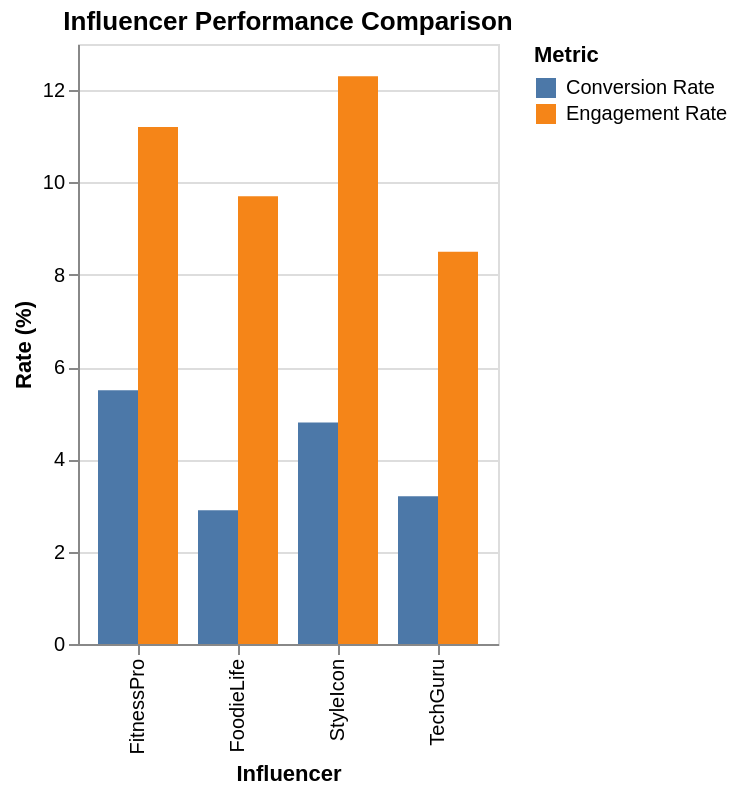

The Vega-Lite source for this figure:
### Vega-Lite specification from a JSON file in a GitHub repository (floating-point values rounded to 4 significant figures)
{"$schema": "https://vega.github.io/schema/vega-lite/v5.json", "description": "Influencer performance metrics", "data": {"values": [{"influencer": "TechGuru", "metric": "Engagement Rate", "value": 8.5}, {"influencer": "TechGuru", "metric": "Conversion Rate", "value": 3.2}, {"influencer": "StyleIcon", "metric": "Engagement Rate", "value": 12.3}, {"influencer": "StyleIcon", "metric": "Conversion Rate", "value": 4.8}, {"influencer": "FoodieLife", "metric": "Engagement Rate", "value": 9.7}, {"influencer": "FoodieLife", "metric": "Conversion Rate", "value": 2.9}, {"influencer": "FitnessPro", "metric": "Engagement Rate", "value": 11.2}, {"influencer": "FitnessPro", "metric": "Conversion Rate", "value": 5.5}]}, "mark": "bar", "encoding": {"x": {"field": "influencer", "type": "nominal", "axis": {"title": "Influencer"}}, "y": {"field": "value", "type": "quantitative", "axis": {"title": "Rate (%)"}}, "color": {"field": "metric", "type": "nominal", "legend": {"title": "Metric"}}, "xOffset": {"field": "metric"}}, "title": "Influencer Performance Comparison"}
